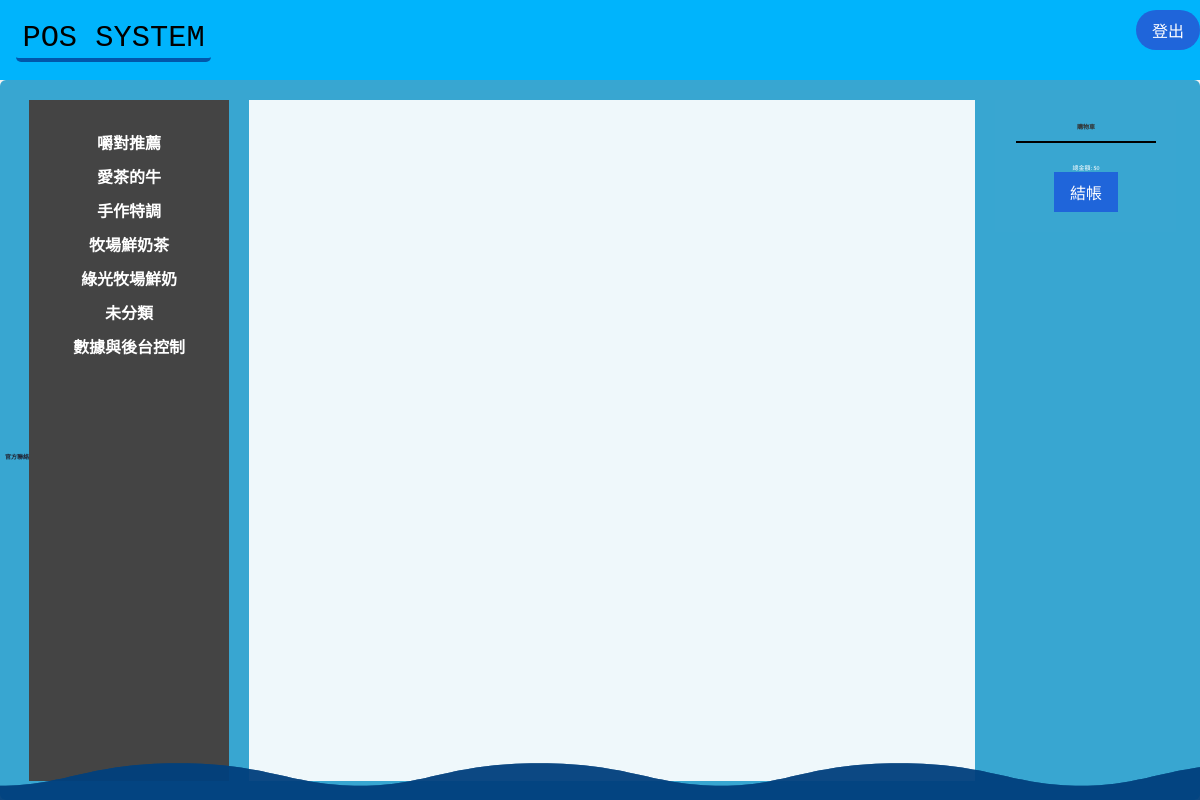
The app's page / (signed in) with its own data.
### pos_system/models.py (models this page shows, shortened)
class Category(models.Model):
    name = models.CharField(max_length=100)

### pos_system/views.py (the view)
# urls.py: path('', views.index, name='index'),  #首頁
def index(request):
    if not request.user.is_authenticated:
        return redirect('login')
    categories = Category.objects.all()
    products = Product.objects.all()
    cart = request.session.get('cart', {})
    context = {
        'categories': categories,
        'products': products,
        'cart': cart,
    }
    return render(request, 'pos_system/index.html', context)

### pos_system/templates/pos_system/index.html (shortened to what this page needs)
{% extends "./base.html" %}
{%block list%}
  {% for category in categories %}
     <li>
      <a href="#category{{ category.id }}" onclick="showSection('category{{ category.id }}')">{{ category.name }}</a>
    </li>
  {% endfor %}
<li>
 <a href="/statistics/"> 數據與後台控制 </a>
</li>
{% endblock %}
{%block body%}
        <div class="ocean">
            <div class="wave"></div>
            <div class="wave"></div>
            <div class="wave"></div>
          </div>
         </main>
          <div class="header-right">
          <div class="container">
            <nav2>
             <div class="cart-section">
              <h2>購物車</h2>
               <div id="cart-items">
               <div id="total-amount">總金額: 0</div>
               <form id="checkout-form">
                 <button type="submit">結帳</button>
               </form>
               </div>
             </div>
            </nav2>
      </div>
    {% endblock %}

### static/css/style.css (style rules this page uses)
.container { display: grid; grid-template-columns: repeat(2, 1fr); grid-gap: 20px; }
html, body, * { cursor: url('https://cur.cursors-4u.net/smilies/images1/smi52.gif') 30 30, default; }
a, button, input, select, textarea, div[role="button"], iframe { cursor: url('https://cur.cursors-4u.net/smilies/images1/smi52.gif') 30 30, default; }
* { cursor: url('https://cur.cursors-4u.net/smilies/images1/smi52.gif') 30 30, default; }
body, html { font-family: Arial, sans-serif; margin: 0; padding: 0; display: flex; flex-direction: column; height: 100%; background-color: #f4f4f4; }
html, body { margin: 0; min-height: 100%; background-color: #f2f2f2; }
.ocean { height: 40px; width: 100%; position: absolute; bottom: 0; left: 0; right: 0; overflow-x: hidden; }
.wave { position: absolute; width: 200%; height: 100%; animation: wave 10s -3s linear infinite; transform: translate3d(10, 10, 10); opacity: 0.8; }
.wave:nth-of-type(2) { bottom: 0; animation: wave 18s linear reverse infinite; opacity: 0.5; }
.wave:nth-of-type(3) { bottom: 0; animation: wave 20s -1s linear infinite; opacity: 0.5; }
.container { display: flex; flex: 1; height: calc(91.4vh - 50px); }
nav2 { width: 200px; background: #baeef400; color: #fff; padding: 0 px; box-sizing: border-box; height: 100%; overflow: auto; flex-shrink: 0; -o-box-align: center; align-items: center; }
nav ul li { margin: 10px 0; }
nav ul li a { color: #fff; text-decoration: none; font-size: 10em; }
h2 { color: #333; border-bottom: 2px solid #000000; padding-bottom: 10px; margin-bottom: 20px; }
.header-right { float: right; }
.header-right form { display: inline-block; }
.header-right button { background-color: #1f65da; color: #fff; border: none; padding: 8px 16px; cursor: pointer; font-size: 16px; }
.cart-section { width: 70%; background-color: #f5f5f501; padding: 20px; border-left: 1px solid #dddddd00; }
:root { --card-height: repeat(auto-fit, minmax(200px, 1fr)); --card-width: repeat(auto-fit, minmax(200px, 1fr)); }
a { color: #212534; text-decoration: none; font-family: sans-serif; font-weight: bold; margin-top: 2rem; }
body { background-image: url("https://s1.aigei.com/src/img/gif/e9/e9fb610404e5498aa5ad7f188d1a5eff.gif?e=1735488000&token=P7S2Xpzfz11vAkASLTkfHN7Fw-oOZBecqeJaxypL:mPeIS8BABwBQEvrDvcB6VYJ3G68="); background-size: cover; background-attachment: fixed; }

### records on screen
Category: name "嚼對推薦"
Category: name "愛茶的牛"
Category: name "手作特調"
Category: name "牧場鮮奶茶"
Category: name "綠光牧場鮮奶"
Category: name "未分類"
